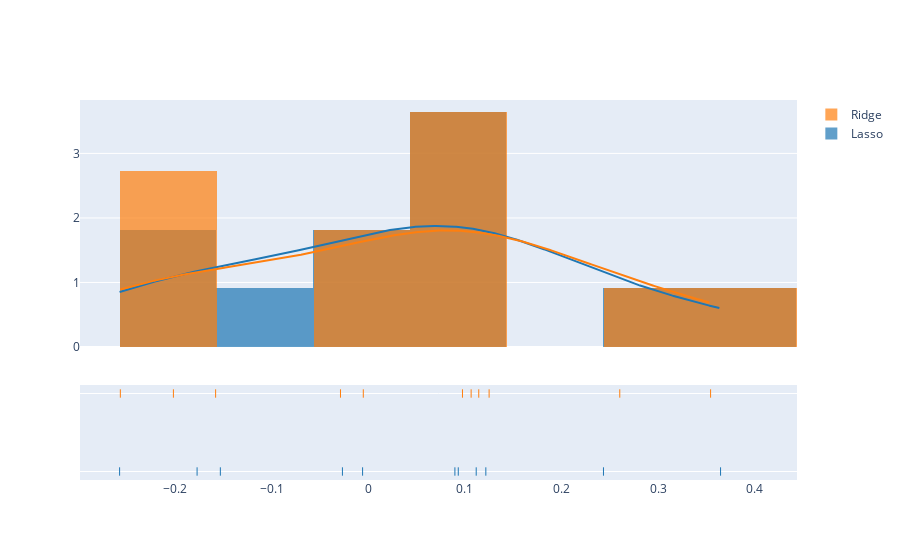

This figure's notebook cell:
### Markdown cell above
We can expect that the Lasso model will have some variables coeffient as 0 and the Ridge model variables with small coeffients.

### Code cell
ff.create_distplot([
    models['LassoCV']["LinearModel"].coef_, 
    models['RidgeCV']["LinearModel"].coef_],
    ["Lasso", "Ridge"], bin_size=0.1)

### Figure 1 — Plotly figure (JSON) as saved in the notebook; plotly's stock layout.template omitted (floating-point values rounded to 4 significant figures; data arrays with more than 128 entries replaced by an {"elided": "..."} marker saying what was removed)
{"data": [{"autobinx": false, "histnorm": "probability density", "legendgroup": "Lasso", "marker": {"color": "rgb(31, 119, 180)"}, "name": "Lasso", "opacity": 0.7, "type": "histogram", "x": [0.09307, -0.2573, -0.02677, 0.2433, -0.005921, 0.1116, -0.1531, -0.1771, 0.08958, 0.1216, 0.3644], "xaxis": "x", "xbins": {"end": 0.3644, "size": 0.1, "start": -0.2573}, "yaxis": "y"}, {"autobinx": false, "histnorm": "probability density", "legendgroup": "Ridge", "marker": {"color": "rgb(255, 127, 14)"}, "name": "Ridge", "opacity": 0.7, "type": "histogram", "x": [0.1064, -0.2565, -0.02878, 0.2601, -0.005185, 0.1143, -0.158, -0.2016, 0.09741, 0.125, 0.3541], "xaxis": "x", "xbins": {"end": 0.3541, "size": 0.1, "start": -0.2565}, "yaxis": "y"}, {"legendgroup": "Lasso", "marker": {"color": "rgb(31, 119, 180)"}, "mode": "lines", "name": "Lasso", "showlegend": false, "type": "scatter", "x": {"elided": "500 float values"}, "xaxis": "x", "y": {"elided": "500 float values"}, "yaxis": "y"}, {"legendgroup": "Ridge", "marker": {"color": "rgb(255, 127, 14)"}, "mode": "lines", "name": "Ridge", "showlegend": false, "type": "scatter", "x": {"elided": "500 float values"}, "xaxis": "x", "y": {"elided": "500 float values"}, "yaxis": "y"}, {"legendgroup": "Lasso", "marker": {"color": "rgb(31, 119, 180)", "symbol": "line-ns-open"}, "mode": "markers", "name": "Lasso", "showlegend": false, "type": "scatter", "x": [0.09307, -0.2573, -0.02677, 0.2433, -0.005921, 0.1116, -0.1531, -0.1771, 0.08958, 0.1216, 0.3644], "xaxis": "x", "y": ["Lasso", "Lasso", "Lasso", "Lasso", "Lasso", "Lasso", "Lasso", "Lasso", "Lasso", "Lasso", "Lasso"], "yaxis": "y2"}, {"legendgroup": "Ridge", "marker": {"color": "rgb(255, 127, 14)", "symbol": "line-ns-open"}, "mode": "markers", "name": "Ridge", "showlegend": false, "type": "scatter", "x": [0.1064, -0.2565, -0.02878, 0.2601, -0.005185, 0.1143, -0.158, -0.2016, 0.09741, 0.125, 0.3541], "xaxis": "x", "y": ["Ridge", "Ridge", "Ridge", "Ridge", "Ridge", "Ridge", "Ridge", "Ridge", "Ridge", "Ridge", "Ridge"], "yaxis": "y2"}], "layout": {"barmode": "overlay", "hovermode": "closest", "legend": {"traceorder": "reversed"}, "xaxis": {"anchor": "y2", "domain": [0, 1], "zeroline": false}, "yaxis": {"anchor": "free", "domain": [0.35, 1], "position": 0}, "yaxis2": {"anchor": "x", "domain": [0, 0.25], "dtick": 1, "showticklabels": false}}}
